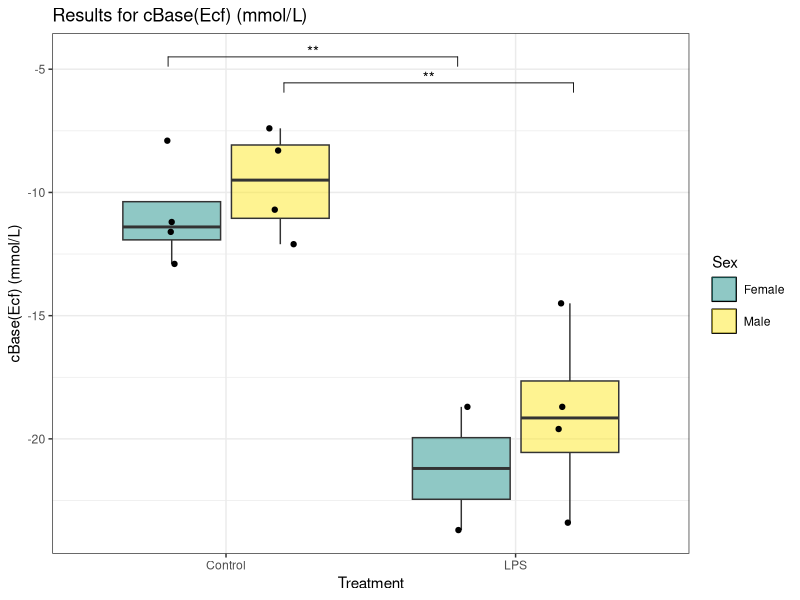
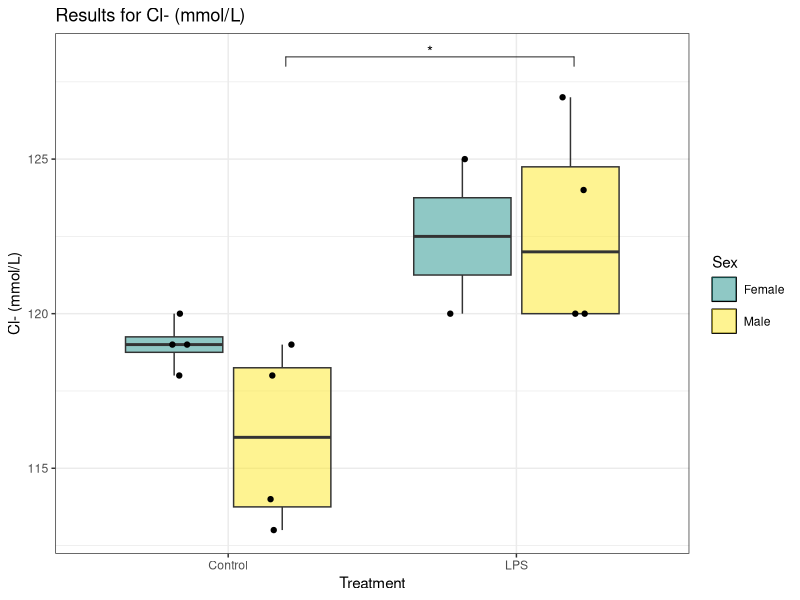
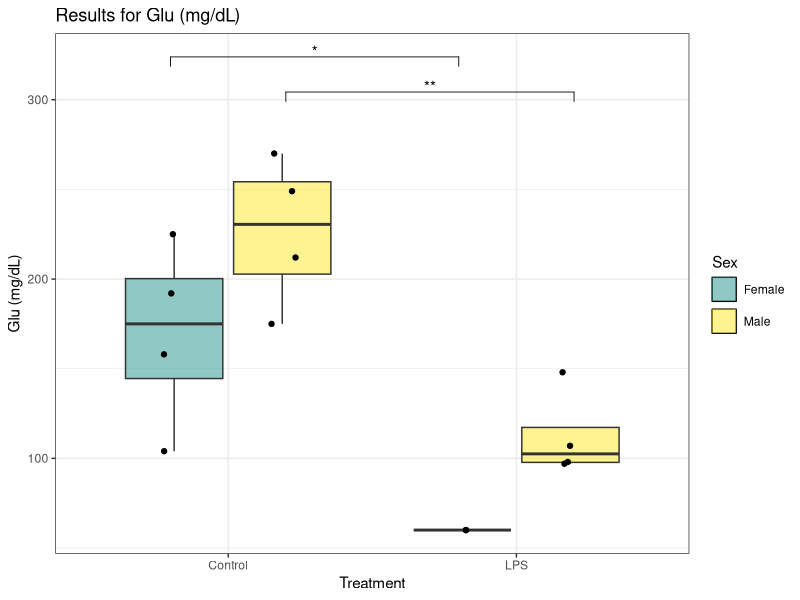
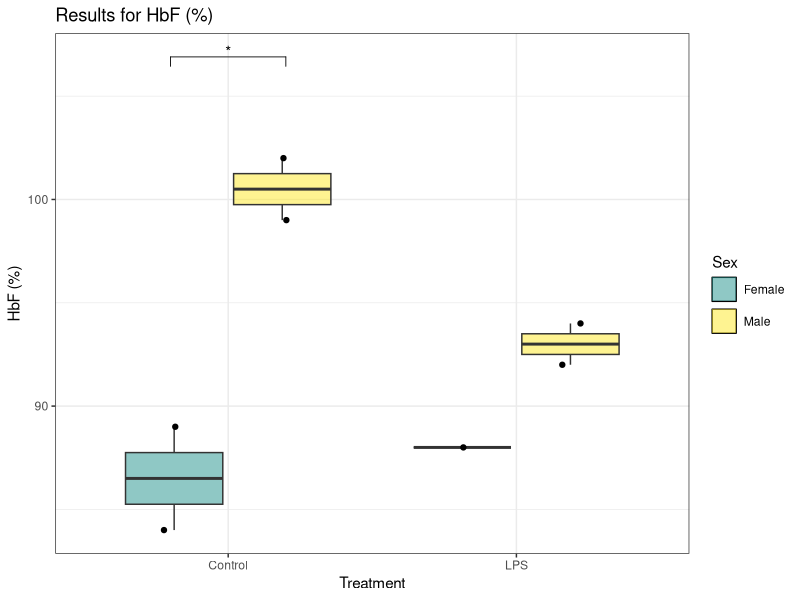
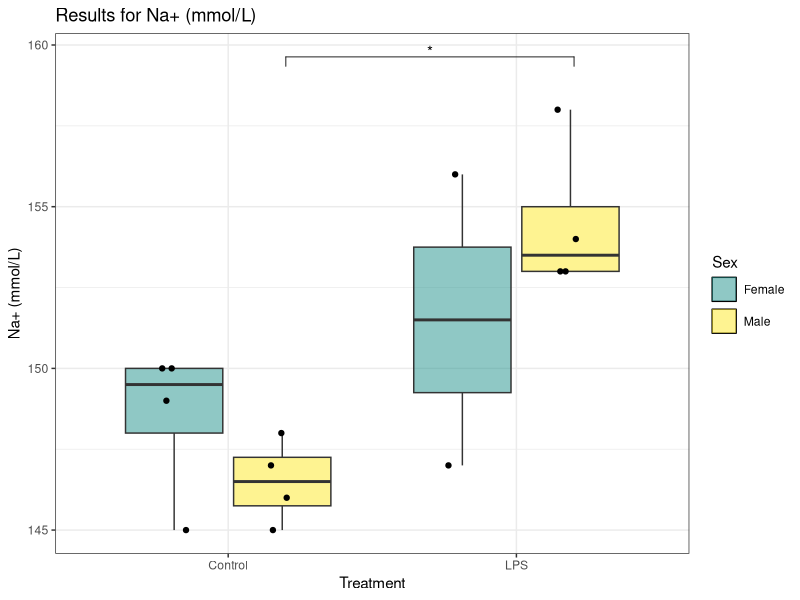
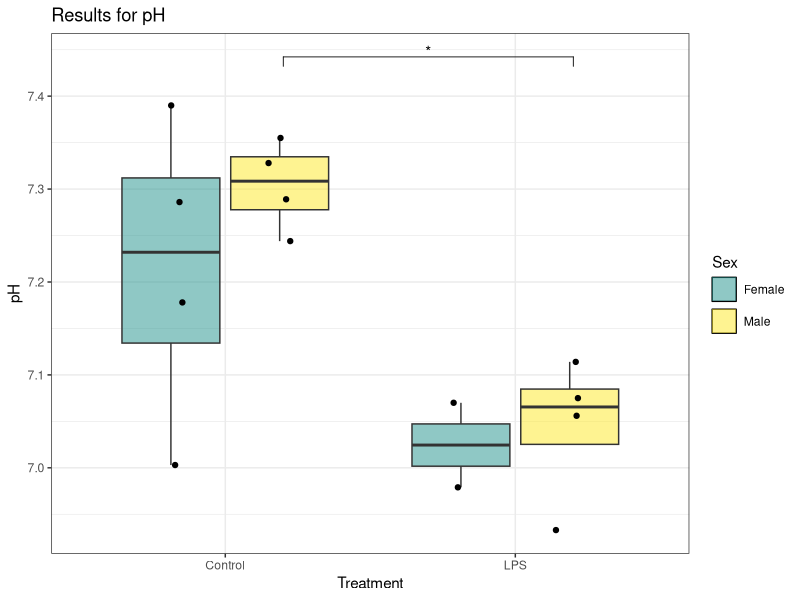
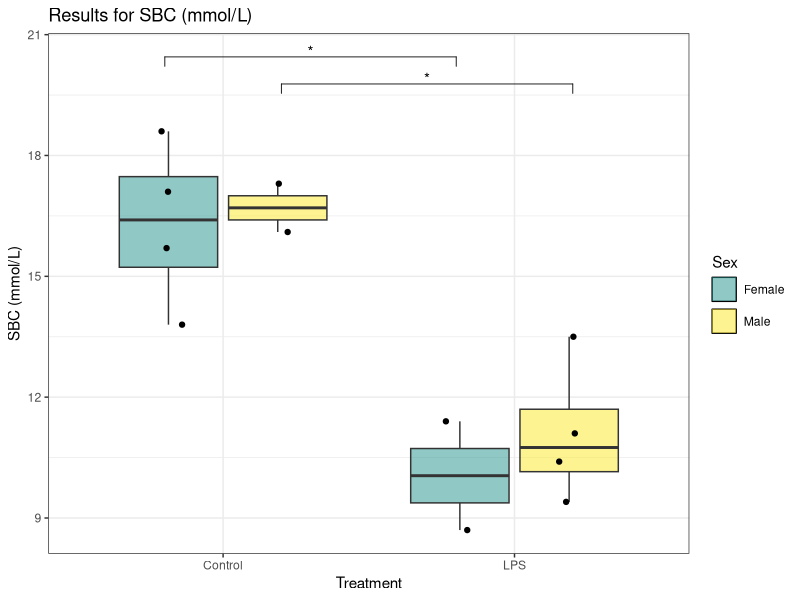
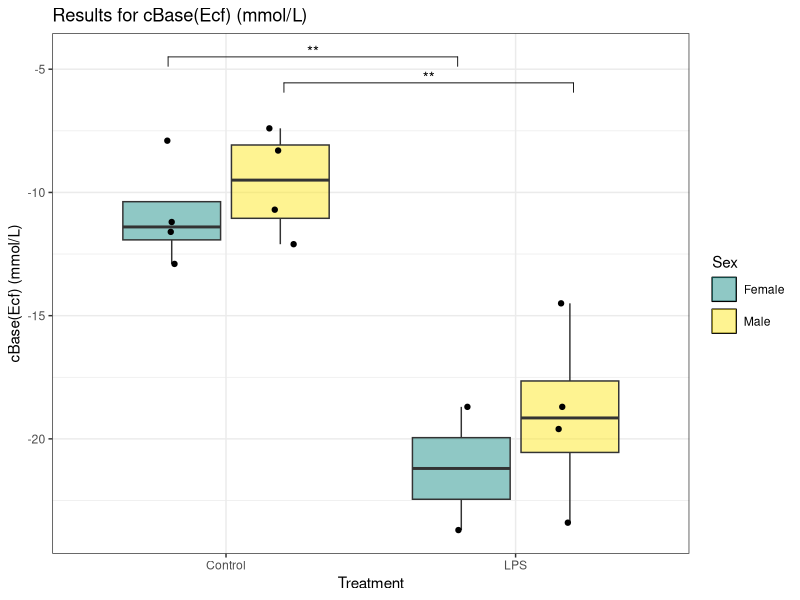

Generate these figures, in order, with R:
# Load necessary libraries
if(!require(readxl)) install.packages("readxl", dependencies=TRUE)
if(!require(dplyr)) install.packages("dplyr", dependencies=TRUE)
if(!require(ggplot2)) install.packages("ggplot2", dependencies=TRUE)
if(!require(viridis)) install.packages("viridis", dependencies=TRUE)
if(!require(rstatix)) install.packages("rstatix", dependencies=TRUE)
if(!require(tidyr)) install.packages("tidyr", dependencies=TRUE)
if(!require(ggpubr)) install.packages("ggpubr", dependencies=TRUE)


library(readxl)
library(dplyr)
library(ggplot2)
library(viridis)
library(rstatix)
library(tidyr)
library(ggpubr)

#Set your working directory
setwd("~/R/SepticShock")

#Read the original data from the first sheet "Clinical Data" to get the original column names
original_data <- read_excel("SepticShockDataR.xlsx", sheet = "Clinical Data")

# Create a mapping of original names to modified names
original_names <- names(original_data)[-1:-6]
modified_names <- make.names(original_names)
name_mapping <- setNames(original_names, modified_names)

# Read the data and rename columns
data <- original_data %>%
  rename_all(make.names)

# Convert to tidy format
tidy_data<-data %>% 
  pivot_longer(cols = Mass.1..g.:SBC..mmol.L., names_to = "Observation", values_to = "Values") %>%
  mutate("Sex:Treatment" = paste0(Sex, ":", Treatment)) %>%
  select(!c("Phase.1", "Phase.2")) %>%
  drop_na(Values)

tidy_data$`Sex:Treatment` <- factor(tidy_data$`Sex:Treatment`, levels = c("Female:Control", "Male:Control", "Female:LPS", "Male:LPS"))
tidy_data$Patient.ID <- factor(tidy_data$Patient.ID)
tidy_data$Species <- factor(tidy_data$Species)
tidy_data$Sex <- factor(tidy_data$Sex)
tidy_data$Treatment <- factor(tidy_data$Treatment)
tidy_data$Observation <- factor(tidy_data$Observation)

# Perform Tukey's HSD test
tidy_tukey<-tidy_data %>% 
  group_by(Observation) %>% 
  tukey_hsd(Values ~ Sex * Treatment) %>%
  ungroup()


write.csv(tidy_tukey, "SSD_Clinical_TukeyHSD.csv", row.names = FALSE) 

# Filter to retain only Group Differences between reasonable groups
tidy_tukey<-tidy_tukey %>%
  filter(term == "Sex:Treatment") %>%
  filter(group1 != "Female:Control" | group2 != "Male:LPS") %>%
  filter(group1 != "Male:Control" | group2 != "Female:LPS") %>%
  filter(p.adj.signif != 'ns') 

# Filter to retain sets where at least one p-value is less than 0.05
sig_observations <- tidy_tukey %>%
  group_by(Observation) %>%
  filter(any(p.adj < 0.05)) %>%
  ungroup()

# Extract unique names of significant observations
sig_observations <- sig_observations %>%
  distinct(Observation)

write.csv(sig_observations, "SSD_Clinical_Sig_Observations.csv", row.names = FALSE)

############
for (observation in sig_observations$Observation) {
  original_observation <- name_mapping[[observation]]
  
  plot_data <- tidy_data %>%
    filter(Observation == observation) %>%
    dplyr::select(Sex, Treatment, 'Sex:Treatment', Values)
  plot_tukey <- tidy_tukey %>%
    filter(Observation == observation) %>%
    add_y_position(test = ., 
                   data = plot_data, 
                   formula = Values ~ Sex:Treatment, 
                   fun = "max", 
                   scales = "free", 
                   comparisons = list(c("Female:LPS", "Male:LPS"),
                                      c("Male:Control", "Male:LPS"), 
                                      c("Female:Control", "Female:LPS"),
                                      c("Female:Control", "Male:Control")), 
                   step.increase = 0.07) %>%
    add_x_position(test = ., x = 'Sex:Treatment')
  
  plot_tukey <- mutate(plot_tukey, xmin = case_when(xmin == 1 ~ 0.8,
                                                    xmin == 2 ~ 1.2,
                                                    xmin == 3 ~ 1.8))
  plot_tukey <- mutate(plot_tukey, xmax = case_when(xmax == 2 ~ 1.2,
                                                    xmax == 3 ~ 1.8,
                                                    xmax == 4 ~ 2.2))
  
  p <- ggplot(plot_data, 
              aes(x = Treatment, y = !!rlang::sym("Values"))) +
    geom_boxplot(outlier.shape = NA, 
                 aes(fill = Sex), 
                 key_glyph = draw_key_rect) +  # Remove outliers from boxplot to avoid duplication with jitter
    geom_point(aes(fill = Sex), 
               size = 1.5, 
               position=position_jitterdodge(jitter.width = 0.2), 
               show.legend = F) +
    labs(title = paste("Results for", original_observation),
         y = original_observation) +
    stat_pvalue_manual(plot_tukey, 
                       label = "p.adj.signif", 
                       y.position = "y.position", 
                       xmin = "xmin", 
                       xmax = "xmax", 
                       hide.ns = TRUE, 
                       tip.length = 0.02, 
                       bracket.nudge.y = 0) +
    scale_fill_manual(values = alpha(c("#21918c","#fde725"), 0.5))+ 
    # scale_fill_viridis(discrete = TRUE, 
    #                    alpha = 0.5, 
    #                    option="viridis") + 
    theme_bw() +
    theme(legend.key = element_rect(color = "black"), 
          legend.key.spacing.y = unit(0.2, "cm"))
  
  print(p)
  
  # Save each plot as a PNG file
  ggsave(filename = paste0("boxplot_", 
                           observation, 
                           ".png"), 
         path = '~/R/SepticShock/Plots/Clinical',
         plot = p, 
         width = 8, 
         height = 6)
}

